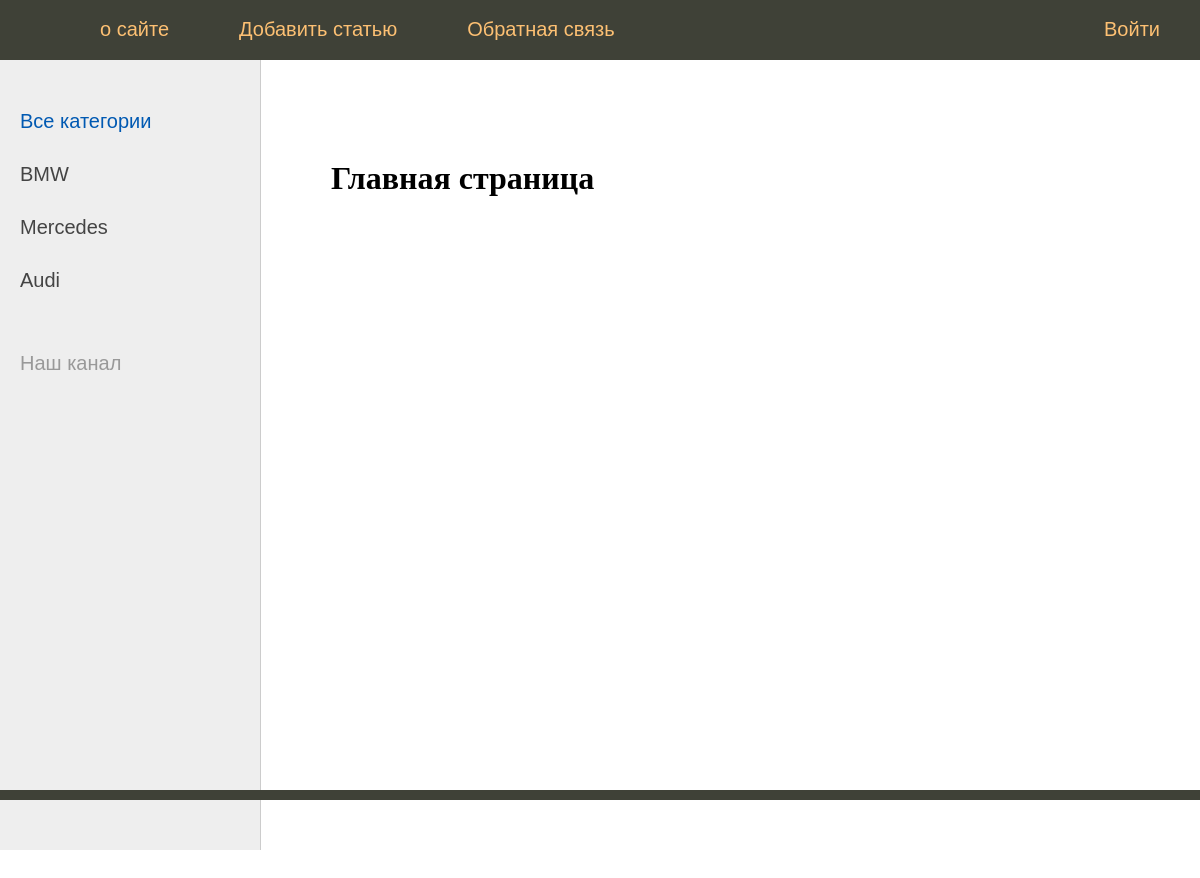
Before: / with the older database file.
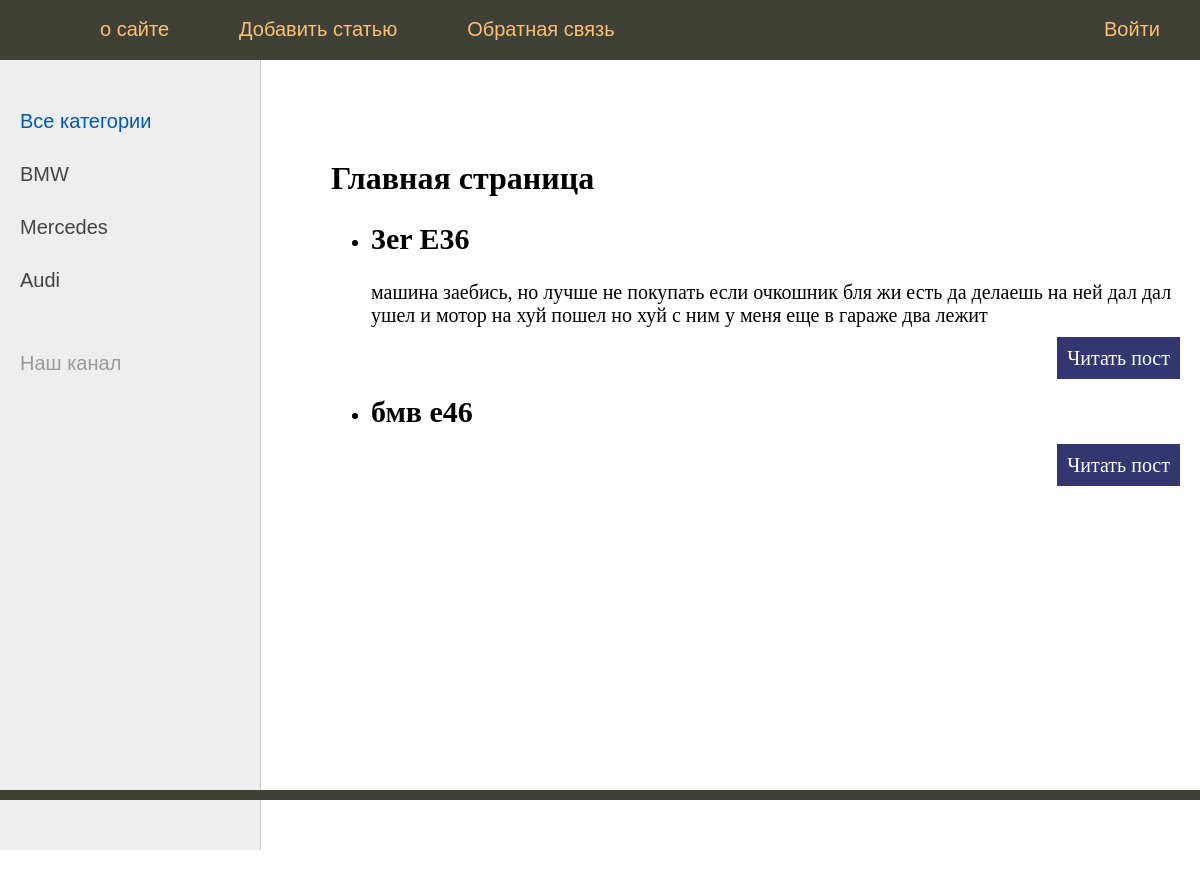
After: the same page with the newer database file.
### car/models.py (models this page shows, shortened)
class Car(models.Model):
    title = models.CharField(max_length=255, verbose_name='Заголовок')
    slug = models.SlugField(max_length=255, unique=True, db_index=True, verbose_name="URL")
    content = models.TextField(blank=True, verbose_name='Контент')
    photo = models.ImageField(upload_to="photos/%y/%m/%d/", verbose_name='Фото')
    is_published = models.BooleanField(default=True, verbose_name='Публикация')
    category_id = models.ForeignKey('Category', on_delete=models.PROTECT, verbose_name='Категория')
    def get_absolute_url(self):
        return reverse('post', kwargs={'post_slug': self.slug})
    class Meta:
        verbose_name = 'Машины'
        verbose_name_plural = 'Машины'
        ordering = ['title']

### car/views.py (the view)
# urls.py: path('', CarHome.as_view(), name='home'),
class CarHome(DataMixin, ListView):
    model = Car
    template_name = 'car/index.html'
    context_object_name = 'posts'
    def get_context_data(self, *, object_list=None, **kwargs):
        context = super().get_context_data(**kwargs)
        c_def = self.get_user_context(title="Главная страница")
        return dict(list(context.items()) + list(c_def.items()))
    def get_queryset(self):
        return Car.objects.filter(is_published=True)

### car/utils.py (called while the page is built)
    def get_user_context(self, **kwargs) -> dict:
        context = kwargs
        cats = Category.objects.all()
        context['menu'] = menu
        context['cats'] = cats
        if 'cat_selected' not in context:
            context['cat_selected'] = 0
        return context

### car/templates/car/index.html (shortened to what this page needs)
{% extends 'car/base.html' %}
{% block content %}
<h1>{{title}}</h1>
<ul>
    {% for p in posts %}
    <li>
        <h2>{{p.title}}</h2>
        <p>{{p.content}}</p>
			<p class="link-read-post"><a href="{{ p.get_absolute_url }}">Читать пост</a></p>
    </li>
    {% endfor %}
</ul>
    {% endblock %}

### car/templates/car/base.html (shortened to what this page needs)
{% load static %}
<!DOCTYPE html>
<html lang="en">
<head>
    <link type="text/css" href="{% static 'car/css/styles.css' %}" rel="stylesheet" />
</head>
<body>
<table class="table-page" border=0 cellpadding="0" cellspacing="0">
<tr><td valign=top>
{% block mainmenu %}
<div class="header">
			<ul id="mainmenu" class="mainmenu">
			<li class="logo"><a href="{% url 'home' %}"><div class="logo"></div></a></li>
{% for m in menu %}
	{% if not forloop.last %}
			<li><a href="{% url m.url_name %}">{{m.title}}</a></li>
	{% else %}
			<li class="last"><a href="{% url m.url_name %}">{{m.title}}</a></li>
	{% endif %}
{% endfor %}
			</ul>
		</div>
{% endblock mainmenu %}
<table class="table-content" border=0 cellpadding="0" cellspacing="0">
<tr>
	<td valign="top" class="left-chapters">
	<ul id="leftchapters">
		<li class="selected">Все категории</li>
		<li><a href="#">BMW</a></li>
		<li><a href="#">Mercedes</a></li>
		<li><a href="#">Audi</a></li>
		<li class="share">
		<p>Наш канал</p>
		<a class="share-yt" href="https://www.youtube.com/watch?v=4HpmdG5SzRI" target="_blank" rel="nofollow"></a>
		</li>
	</ul>
</td>
<td valign="top" class="content">
	<div class="content-text">
{% block content %}
{% endblock %}
	</div>
</td></tr></table>
</td></tr>
<tr><td valign=top>
	<div id="footer">
	</div>
</td></tr></table>
</body>
</html>

### car/static/car/css/styles.css (style rules this page uses)
html, body { font-family: 'Arial'; margin: 0; padding: 0; height: 100%; width: 100%; color: #444; }
a { color: #0059b2; text-decoration: none; }
p.link-read-post { text-align: right; }
p.link-read-post a { padding: 10px; min-width: 100px; background: #333671; color: #fff; text-decoration: none; }
.table-page { width: 100%; height: 100%; vertical-align: top; }
.table-page tr { height: 100%; }
.header { background: #3F4137; height: 60px; }
.logo { background: url('../images/logo.png') no-repeat 10px 5px; width: 70px; height: 60px; }
ul.mainmenu { list-style: none; margin: 0; padding: 0; height: 60px; color: #fdc073; font-size: 20px; overflow: hidden; }
ul.mainmenu li { float: left; margin: 18px 40px 0 30px; }
ul.mainmenu li.logo { margin: 0; }
ul.mainmenu li.last { float: right; }
ul.mainmenu li a { color: #fdc073; text-decoration: none; }
.table-content { width: 100%; min-height: 100%; height: 100%; }
.left-chapters { margin: 0; background: #eee; border-right: 1px solid #ccc; min-height: 100%; }
.left-chapters ul { width: 230px; min-height: 100%; margin: 0; padding: 20px 10px 10px 20px; list-style: none; font-size: 20px; }
.left-chapters ul li { margin: 30px 0 0 0; color: #999; }
.left-chapters ul li.selected { color: #0059b2; }
.left-chapters ul li a { color: #444; text-decoration: none; }
.left-chapters ul li.share { margin: 60px 0 0 0; }
.left-chapters ul li.share p { margin: 30px 0 30px 0; }
.left-chapters ul li.share a { display: inline-block; width: 40px; height: 40px; margin: 0 20px 0 0; }
.left-chapters ul li.share a.share-yt { width: 100%; height: 30px; background: url('../images/share_yt.png') no-repeat 0 0 }
.content { padding: 40px 20px 20px 40px; width: 100%; box-sizing: border-box; }
.content-text { margin: 60px 0 0 30px; color: #000; font-size: 20px; font-family: Yandex Sans Display Light; }
.content-text h1 { font-size: 32px; }
#footer { box-sizing: border-box; background: #3F4137; padding: 5px; color: #aaa; font-size: 14px; font-family: Verdana, Geneva, Arial, Helvetica; text-align: left; overflow: hidden; }

Changed rows visible on the page:
added Car: title "3er E36", content "машина заебись, но лучше не покупать если очкошник бля жи есть да делаешь на ней дал дал ушел и мотор на хуй пошел но хуй с ним у меня еще в гараже два лежит"
added Car: title "бмв е46"
